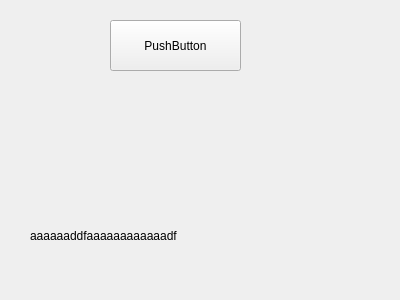
<?xml version="1.0" encoding="UTF-8"?>
<ui version="4.0">
 <class>Form</class>
 <widget class="QWidget" name="Form">
  <property name="geometry">
   <rect>
    <x>0</x>
    <y>0</y>
    <width>400</width>
    <height>300</height>
   </rect>
  </property>
  <property name="windowTitle">
   <string>Form</string>
  </property>
  <widget class="QPushButton" name="btn">
   <property name="geometry">
    <rect>
     <x>110</x>
     <y>20</y>
     <width>131</width>
     <height>51</height>
    </rect>
   </property>
   <property name="text">
    <string>PushButton</string>
   </property>
  </widget>
  <widget class="Notification" name="widget" native="true">
   <property name="geometry">
    <rect>
     <x>39</x>
     <y>110</y>
     <width>300</width>
     <height>50</height>
    </rect>
   </property>
  </widget>
  <widget class="QLabel" name="label">
   <property name="geometry">
    <rect>
     <x>30</x>
     <y>210</y>
     <width>221</width>
     <height>51</height>
    </rect>
   </property>
   <property name="text">
    <string>aaaaaaddfaaaaaaaaaaaadf</string>
   </property>
  </widget>
 </widget>
 <customwidgets>
  <customwidget>
   <class>Notification</class>
   <extends>QWidget</extends>
   <header>Notification.h</header>
   <container>1</container>
  </customwidget>
 </customwidgets>
 <resources/>
 <connections/>
</ui>
